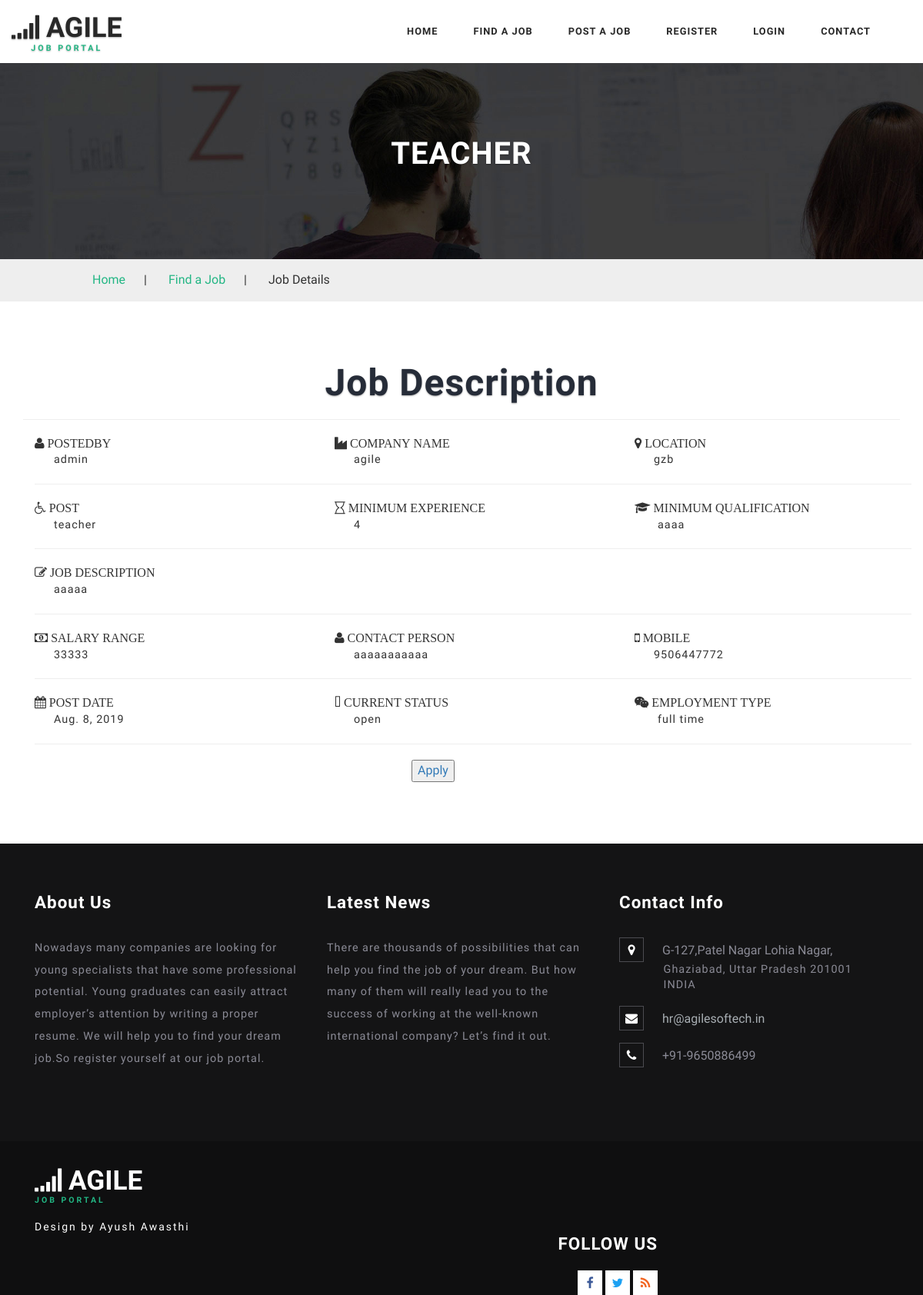
The page /job/10/ on the database its author committed.
### job/models.py (models this page shows, shortened)
class JOBS(models.Model):
    POSTEDCHOICE=(('company','COMPANY'),('consultant','CONSULTANT'),('admin','ADMIN'),)
    statuschoice=(('open','OPEN'),('close','CLOSE'),('select','SELECT'),)
    typechoice=(('full time','FULL TIME'),('part time','PART TIME'),('select','SELECT'),)
    POSTEDBY=models.CharField(max_length=20,choices=POSTEDCHOICE,default='admin')
    COMPANY=models.CharField(max_length=500)
    LOCATION = models.CharField(max_length=900)
    POST=models.CharField(max_length=100)
    MINIMUMEXPERIENCE=models.CharField(max_length=120)
    MINIMUMQUALIFICATION=models.CharField(max_length=120)
    SALARYRANGE=models.CharField(max_length=100)
    JOBDESCRIPTION=models.TextField(max_length=1000)
    CONTACTPERSON=models.CharField(max_length=100)
    MOBILE=models.CharField(max_length=20)
    POSTDATE=models.DateField()
    CURRENTSTATUS=models.CharField(max_length=30,choices=statuschoice,default='select')
    EMPLOYMENTTYPE=models.CharField(max_length=30,choices=typechoice,default='select')

### job/views.py (the view)
# urls.py: path('<int:job_id>/',views.detail,name='detail'),
def detail(request,job_id):
    data=get_object_or_404(JOBS,pk=job_id)
    return render(request,'job/detail.html',{'data':data})

### job/templates/job/detail.html (shortened to what this page needs)
{% extends 'job/base.html' %}
{% load static %}
{% block body %}
	<div class="inner_page_agile">
		<h3>{{ data.POST }}</h3>
	</div>
	<div class="services-breadcrumb_w3layouts">
		<div class="inner_breadcrumb">
			<ul class="short_w3ls"_w3ls>
				<li><a href="{% url 'index' %}">Home</a><span>|</span></li>
				<li><a href="{% url 'jobs' %}">Find a Job</a><span>|</span></li>
                <li>Job Details</li>
			</ul>
		</div>
	</div>
	<div class="inner_content_info_agileits">
		<div class="container">
			<div class="tittle_head_w3ls">
				<h3 class="tittle">Job Description </h3>
			</div>
			<hr/>
			<div class="container">
				<div class="row">
					<div class="col-sm-4">
				<label class="fa fa-user"> POSTEDBY </label>
				          <p style="margin-left:25px;">{{ data.POSTEDBY }}</p>
					</div>
						<div class="col-sm-4">
				<label class="fa fa-industry"> COMPANY NAME </label>
				<p style="margin-left:25px;">{{ data.COMPANY }}</p>
					</div>
					<div class="col-sm-4">
				<label class="fa fa-map-marker"> LOCATION </label>
				<p style="margin-left:25px;">{{ data.LOCATION}}</p>
					</div>
		    		</div>
				<hr/>
					<div class="row">
					<div class="col-sm-4">
				<label class="fa fa-wheelchair"> POST </label>
				   <p style="margin-left:25px;">{{ data.POST }}</p>
					</div>
						<div class="col-sm-4">
				<label class="fa fa-hourglass-o"> MINIMUM EXPERIENCE </label>
				    <p style="margin-left:25px;">{{ data.MINIMUMEXPERIENCE }}</p>
					</div>
					<div class="col-sm-4">
				<label class="fa fa-mortar-board"> MINIMUM QUALIFICATION </label>
						              <p style="margin-left:30px;">{{ data.MINIMUMQUALIFICATION }}</p>
					</div>
		    		</div>
				<hr/>
				<div class="row">
					<div class="col-sm-8">
				<label class="fa fa-pencil-square-o"> JOB DESCRIPTION </label>
				   <p style="margin-left:25px;">{{ data.JOBDESCRIPTION }}</p>
					</div>
				</div>
				<hr/>
					<div class="row">
					<div class="col-sm-4">
				<label class="fa fa-money"> SALARY RANGE </label>
				   <p style="margin-left:25px;">{{ data.SALARYRANGE }}</p>
					</div>
						<div class="col-sm-4">
				<label class="fa fa-user"> CONTACT PERSON </label>
				    <p style="margin-left:25px;">{{ data.CONTACTPERSON }}</p>
					</div>
					<div class="col-sm-4">
				<label class="fa fa-mobile"> MOBILE </label>
						              <p style="margin-left:25px;">{{ data.MOBILE }}</p>
					</div>
		    		</div>
								<hr/>
					<div class="row">
					<div class="col-sm-4">
				<label class="fa fa-calendar"> POST DATE </label>
				   <p style="margin-left:25px;">{{ data.POSTDATE }}</p>
					</div>
						<div class="col-sm-4">
				<label class="fa fa-wpexplorer"> CURRENT STATUS </label>
				    <p style="margin-left:25px;">{{ data.CURRENTSTATUS }}</p>
					</div>
					<div class="col-sm-4">
				<label class="fa fa-weixin"> EMPLOYMENT TYPE </label>
						              <p style="margin-left:30px;">{{ data.EMPLOYMENTTYPE }}</p>
					</div>
		    		</div>
				<hr/>
				<div class="col-sm-5"></div>
				<div class="col-sm-6"><a href="{% url 'apply'%}"> <button type="submit">Apply</button></a> </div>
			</div>
		</div>
	</div>
	{% endblock %}

### job/static/css/style.css (style rules this page uses)
html, body { margin: 0; font-size: 100%; background: #fff; font-family: 'Work Sans', sans-serif; }
body a { text-decoration: none; transition: 0.5s all; -webkit-transition: 0.5s all; -moz-transition: 0.5s all; -o-transition: 0.5s all; -ms-transition: 0.5s all; }
h1, h2, h3, h4, h5, h6 { margin: 0; font-family: 'Work Sans', sans-serif; }
p { margin: 0; letter-spacing: 1px; font-size: 0.9em; }
ul { margin: 0; padding: 0; }
label { margin: 0; }
h3.tittle { color: #262c38; margin: 0; font-size: 3em; font-weight: 700; letter-spacing: 1px; text-align: center; text-shadow: 0 1px 2px rgba(0, 0, 0, 0.33); }
.inner_page_agile { text-align: center; background: url(../images/candidate.jpg) no-repeat 0px 0px; background-size: cover; -webkit-background-size: cover; -moz-background-size: cover; -o-background-size: cover; -ms-background-size: cover; min-height: 255px; padding-top: 6em; }
.inner_page_agile h3 { color: #fff; text-transform: uppercase; font-weight: 700; font-size: 2.5em; text-shadow: 0 1px 2px rgba(0, 0, 0, 0.29); letter-spacing: 1px; }
.services-breadcrumb_w3layouts { width: 100%; border: none; padding: 1em 0; background: #eee; }
.services-breadcrumb_w3layouts ul li span { padding: 0 1.5em; }
ul.short_w3ls { text-align: left; }
ul.short_w3ls li { list-style: none; display: inline-block; }
.inner_breadcrumb { width: 80%; margin: 0 auto; }
ul.short_w3ls li a { color: #23b684; text-decoration: none; }
.inner_content_info_agileits { padding: 6em 0; }
@media (max-width:1366px) { .inner_content_info_agileits, .banner-bottom, .services { padding: 5em 0; } }

### rows shown on the page
JOBS: POST "TEACHER", POSTEDBY "admin", COMPANY "agile", LOCATION "gzb", POST "teacher", MINIMUMEXPERIENCE "4", MINIMUMQUALIFICATION "aaaa", JOBDESCRIPTION "aaaaa", SALARYRANGE "33333", CONTACTPERSON "aaaaaaaaaaa", MOBILE "9506447772", POSTDATE "Aug. 8, 2019", CURRENTSTATUS "open", EMPLOYMENTTYPE "full time"
